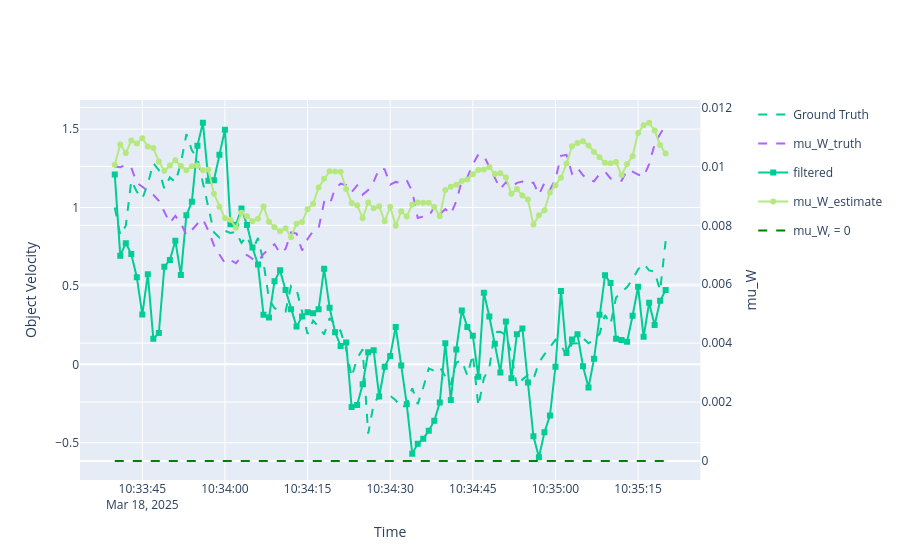

Notebook source saved alongside this figure:
### Code cell
velocity_plotter.plot_tracks(track,[1],label='filtered', line=dict(color='#00CC96'))
velocity_plotter.plot_tracks(mu_W_estimate,[0],secondary_y=True,label='mu_W_estimate',line=dict(color='#B6E880'))
velocity_plotter.fig
